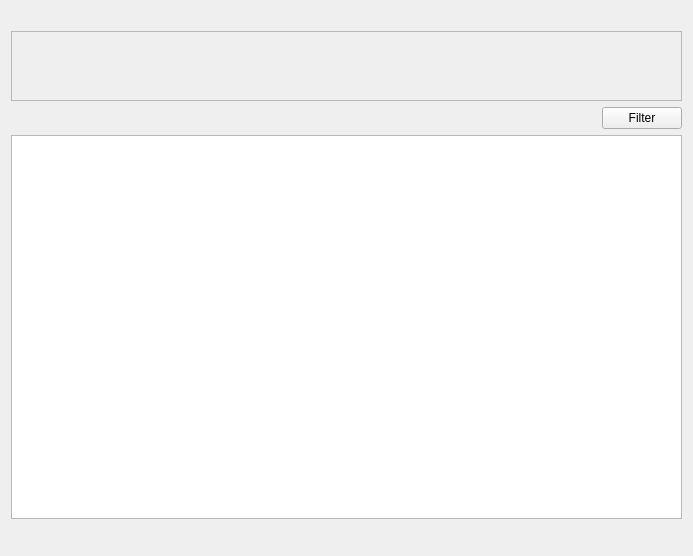
<?xml version="1.0" encoding="UTF-8"?>
<ui version="4.0">
 <class>CUR::ActivityWidget</class>
 <widget class="QWidget" name="CUR::ActivityWidget">
  <property name="geometry">
   <rect>
    <x>0</x>
    <y>0</y>
    <width>693</width>
    <height>556</height>
   </rect>
  </property>
  <property name="windowTitle">
   <string>Form</string>
  </property>
  <layout class="QVBoxLayout" name="verticalLayout">
   <item>
    <widget class="QLabel" name="_notifyLabel">
     <property name="sizePolicy">
      <sizepolicy hsizetype="Preferred" vsizetype="Maximum">
       <horstretch>0</horstretch>
       <verstretch>0</verstretch>
      </sizepolicy>
     </property>
     <property name="textFormat">
      <enum>Qt::PlainText</enum>
     </property>
    </widget>
   </item>
   <item>
    <widget class="QScrollArea" name="_notifyScroll">
     <property name="sizePolicy">
      <sizepolicy hsizetype="Expanding" vsizetype="Preferred">
       <horstretch>0</horstretch>
       <verstretch>0</verstretch>
      </sizepolicy>
     </property>
     <property name="widgetResizable">
      <bool>true</bool>
     </property>
     <property name="alignment">
      <set>Qt::AlignLeading|Qt::AlignLeft|Qt::AlignTop</set>
     </property>
     <widget class="QWidget" name="_scrollAreaWidgetContents">
      <property name="geometry">
       <rect>
        <x>0</x>
        <y>0</y>
        <width>673</width>
        <height>68</height>
       </rect>
      </property>
      <property name="autoFillBackground">
       <bool>true</bool>
      </property>
     </widget>
    </widget>
   </item>
   <item>
    <layout class="QHBoxLayout" name="horizontalLayout">
     <item>
      <widget class="QLabel" name="_headerLabel">
       <property name="sizePolicy">
        <sizepolicy hsizetype="Preferred" vsizetype="Maximum">
         <horstretch>0</horstretch>
         <verstretch>0</verstretch>
        </sizepolicy>
       </property>
       <property name="textFormat">
        <enum>Qt::RichText</enum>
       </property>
      </widget>
     </item>
     <item>
      <spacer name="horizontalSpacer">
       <property name="orientation">
        <enum>Qt::Horizontal</enum>
       </property>
       <property name="sizeHint" stdset="0">
        <size>
         <width>40</width>
         <height>20</height>
        </size>
       </property>
      </spacer>
     </item>
     <item>
      <widget class="QPushButton" name="_filterButton">
       <property name="cursor">
        <cursorShape>PointingHandCursor</cursorShape>
       </property>
       <property name="text">
        <string>Filter</string>
       </property>
      </widget>
     </item>
    </layout>
   </item>
   <item>
    <widget class="QTableView" name="_activityList">
     <property name="sizePolicy">
      <sizepolicy hsizetype="Expanding" vsizetype="Expanding">
       <horstretch>0</horstretch>
       <verstretch>0</verstretch>
      </sizepolicy>
     </property>
     <property name="contextMenuPolicy">
      <enum>Qt::CustomContextMenu</enum>
     </property>
     <property name="alternatingRowColors">
      <bool>true</bool>
     </property>
     <property name="selectionBehavior">
      <enum>QAbstractItemView::SelectRows</enum>
     </property>
     <property name="showGrid">
      <bool>false</bool>
     </property>
     <property name="sortingEnabled">
      <bool>true</bool>
     </property>
     <property name="wordWrap">
      <bool>false</bool>
     </property>
     <attribute name="verticalHeaderVisible">
      <bool>false</bool>
     </attribute>
    </widget>
   </item>
   <item>
    <widget class="QLabel" name="_bottomLabel">
     <property name="sizePolicy">
      <sizepolicy hsizetype="Preferred" vsizetype="Maximum">
       <horstretch>0</horstretch>
       <verstretch>0</verstretch>
      </sizepolicy>
     </property>
     <property name="textFormat">
      <enum>Qt::RichText</enum>
     </property>
    </widget>
   </item>
   <item>
    <widget class="QDialogButtonBox" name="_dialogButtonBox"/>
   </item>
  </layout>
 </widget>
 <tabstops>
  <tabstop>_activityList</tabstop>
  <tabstop>_dialogButtonBox</tabstop>
 </tabstops>
 <resources/>
 <connections/>
</ui>
